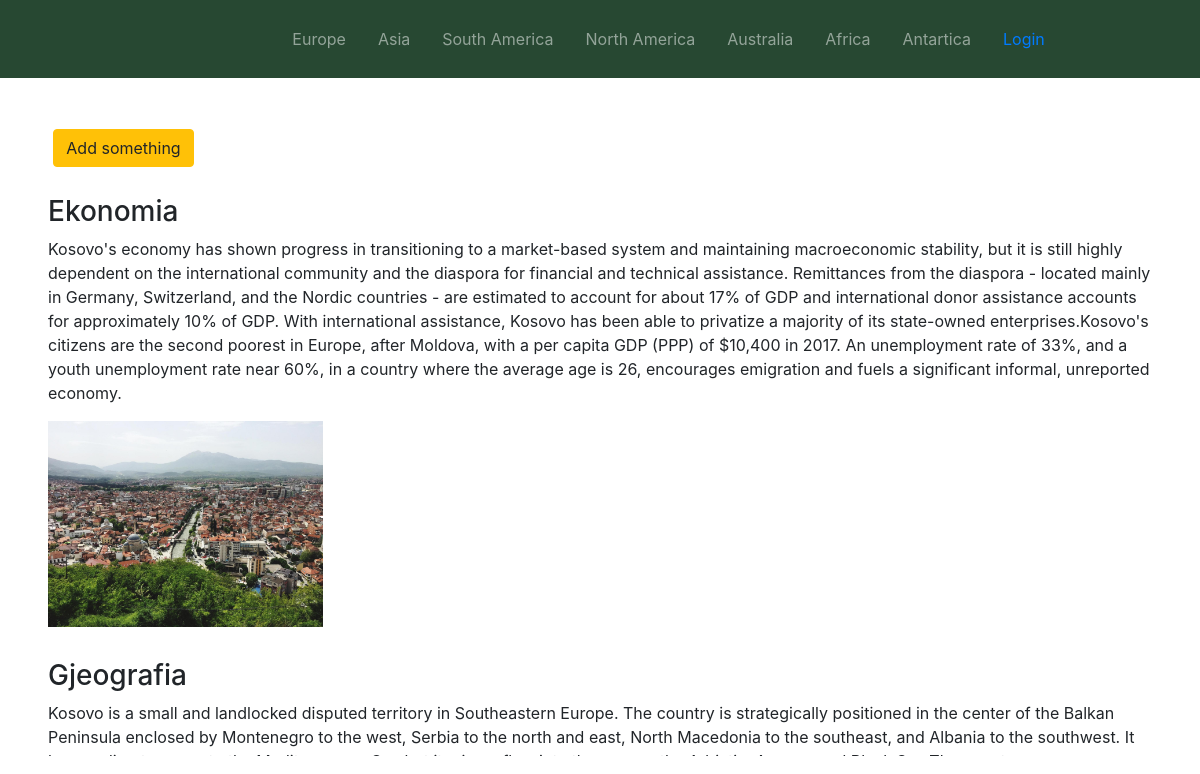
/shtetet_info/1/, run on the app's committed database.
### home/models.py (models this page shows)
class Information(models.Model):
    confirm = models.BooleanField(default=False)
    IdContinents = models.ForeignKey(Continent, on_delete=models.CASCADE)
    IdState = models.ForeignKey(State, on_delete=models.CASCADE)
    Flag = models.ImageField(default = "download.jpg",height_field="height_field", width_field="width_field",
     null = True , blank = True, upload_to='Flags')
    IdCategorie = models.ForeignKey(Categorie, on_delete=models.CASCADE, default="ekonomia")
    Title = models.CharField(max_length = 50)
    Information = models.TextField(max_length = 1000)
    Photo = models.ImageField(default = "download.jpg", null = True , blank = True, upload_to='Photo')
    height_field = models.IntegerField(default=0)
    width_field = models.IntegerField(default=0)
    def __str__(self):
        return str(self.IdState) + ", " + self.Title

### home/views.py (the view)
# urls.py: path('shtetet_info/<int:pk>/', shtetet_info, name="shtetet-info"),
def shtetet_info(request, pk):
    template = "home/shtetet_info.html"
    informata = Information.objects.filter(IdState = pk, confirm = True)
    print(informata)
    print(pk)
    return render(request,"home/shtetet_info.html",{'info':informata, 'id': pk})

### home/models.py (called while the page is built)
    def __str__(self):
        return self.Name

### home/templates/home/shtetet_info.html
{% extends "home/base.html" %}
{% block content %}
 <div class="col-md-7">
      <a href="{% url 'shto' id %}">
      <button type="button" class="btn btn-warning" style="margin-left:1%;margin-top: 3%;margin-bottom: 2%;">Add something</button>
  </a>
    </div>
<div class="content-wrapper-vertical">
    <div style="display: flex; flex-flow: row wrap; align-items: flex-start; width: 100%; overflow-y: auto; height: 0px; flex: 1;margin-bottom: 3%;">
        {% for i in info %}
        <div style="margin:16px">
            <h3>{{i.Title}}</h3>
                <p>{{i.Information}}</p>
                {% if i.Photo != "download.jpg" %}
                    <div style="width: 80%;">
                    <img src="{{i.Photo.url}}" style="max-width: 275px; max-height: 275px">
                </div>
                {% endif %}
        </div>
        {% endfor %}
    </div>
    <br/>
    <br/>
</div>
{% endblock content %}

### data on the page
Information: Title "Ekonomia", Information "Kosovo's economy has shown progress in transitioning to a market-based system and maintaining macroeconomic stability, but it is still highly dependent on the international community and the diaspora for financial and technical assistance. Remittances from the diaspora - located mainly in Germany, Switzerland, and the Nordic countries - are estimated to account for about 17% of GDP and international donor assistance accounts for approximately 10% of GDP. With international assistance, Kosovo has been able to privatize a majority of its state-owned enterprises.Kosovo's citizens are the second poorest in Europe, after Moldova, with a per capita GDP (PPP) of $10,400 in 2017. An unemployment…", Photo (picture)
Information: Title "Gjeografia", Information "Kosovo is a small and landlocked disputed territory in Southeastern Europe. The country is strategically positioned in the center of the Balkan Peninsula enclosed by Montenegro to the west, Serbia to the north and east, North Macedonia to the southeast, and Albania to the southwest. It…"
